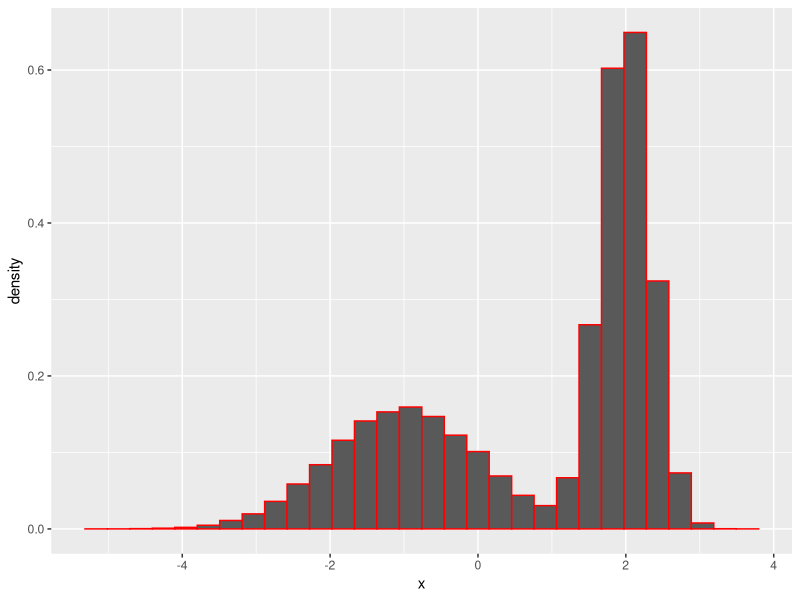
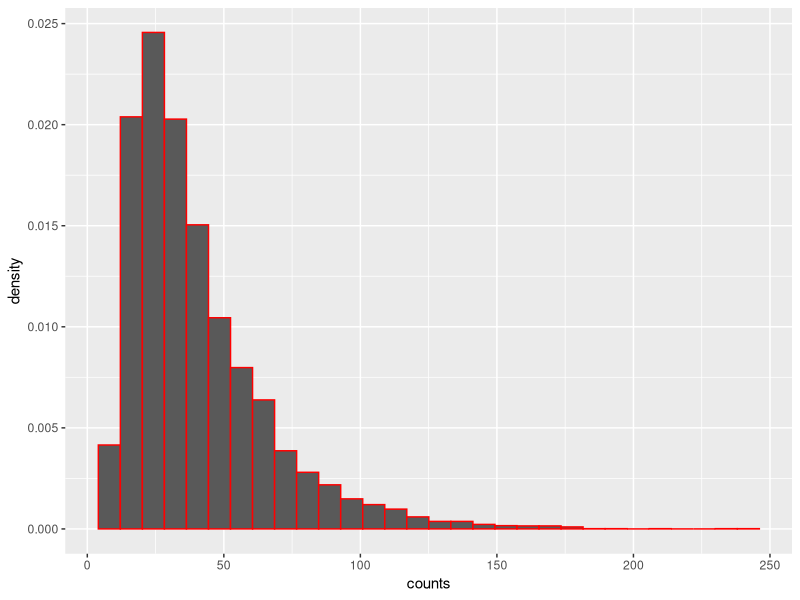
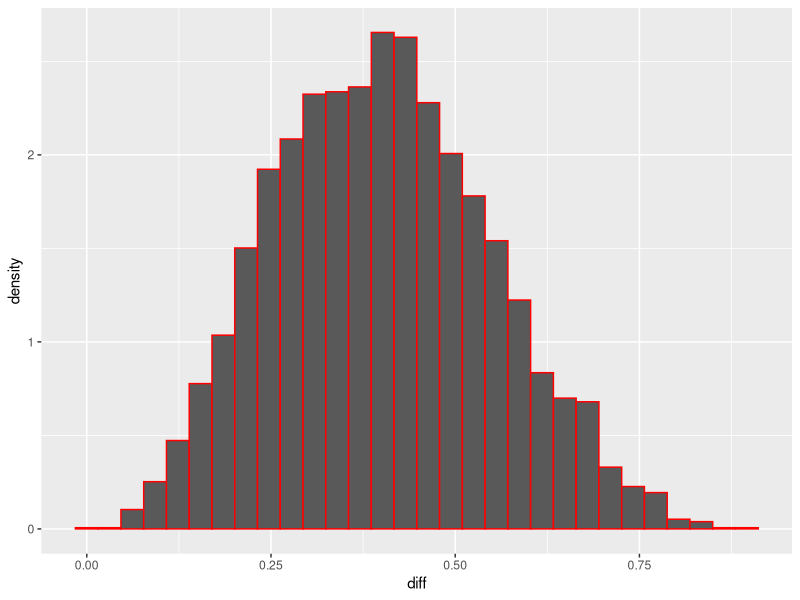
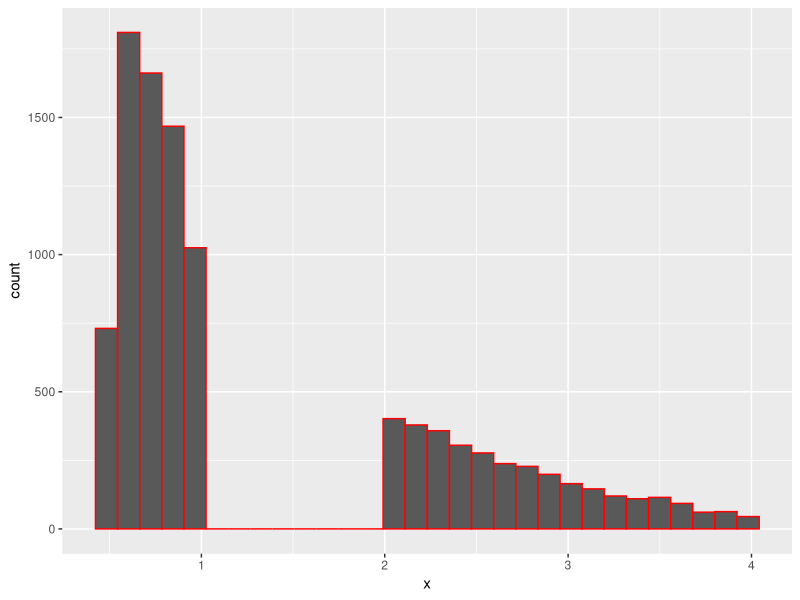

The R source for these figures, in order:
## ---- chunk 1
library(knitr)
hook_output = knit_hooks$get('output')
knit_hooks$set(output = function(x, options) {
  knitr::opts_chunk$set(linewidth = 80)
  # this hook is used only when the linewidth option is not NULL
  if (!is.null(n <- options$linewidth)) {
    x = knitr:::split_lines(x)
    # any lines wider than n should be wrapped
    if (any(nchar(x) > n)) x = strwrap(x, width = n)
    x = paste(x, collapse = '\n')
  }
  hook_output(x, options)
})
## ---- chunk 2
suppressWarnings(library(tidyverse))
## ---- chunk 3
set.seed(2002)
s <- sample(c(1, 2), 100000, replace = TRUE, prob = c(.4, .6))
sample1 <- rnorm(sum(s==1), -1, 1)
sample2 <- rnorm(sum(s==2), 2, 1/3)
x <- c(sample1, sample2)
df <- data.frame(x)
ggplot(data=df,mapping=aes(x = x, y = ..density..)) + geom_histogram(color="red", bins=30)

## ---- chunk 4
set.seed(101)
N = 100000
g = rnorm(N, 0, sqrt(2))
h = dnorm(g,mean=0,sd=sqrt(2))
f = .4 * dnorm(g, -1, 1) + .6 * dnorm(g, 2, 1/3)

mean(g*f/h)
## ---- chunk 5
set.seed(1001)
play.chutes.and.ladders <- function() {
  gameover = FALSE
  ladder.bottom <- c(1, 4, 9, 21, 28, 36, 51, 71, 80)
  ladder.top <- c(38, 14, 31, 42, 84, 44, 67, 91, 100)
  chute.top <- c(98, 95, 93, 87, 64, 62, 56, 49, 47, 16)
  chute.bottom <- c(78, 75, 73, 24, 60, 19, 53, 11, 26, 6)
  pos <- 0
  count <- 1
  
  while (!gameover) {
    if (pos == 100) {
      gameover = TRUE
      break
    }
    spin <- sample(1:6, 1)
    pos = pos + spin
    if (pos > 100) {
      pos = pos - spin
    }
    
    w <- which(ladder.bottom == pos)
    if (length(w) > 0) {
      pos = ladder.top[w]
    } else {
      w <- which(chute.top == pos)
      if (length(w) > 0) {
        pos = chute.bottom[w]
      }
    }
    count = count + 1
  }
  return (count)
}

get.cl.counts <- function(n) {
  counts <- vector("numeric", n)
  for (ii in 1:n) {
    counts[ii] <- play.chutes.and.ladders()
  }
  return (data.frame(counts = counts))
}

v <- get.cl.counts(10000)
ggplot(data=v,mapping=aes(x = counts, y = ..density..)) + geom_histogram(color="red", bins = 30)
cat(mean(v$counts))
cat(min(v$counts))
## ---- chunk 6
for (d in 3:10) {
  k = 100000
  u <- runif(k*d, -1, 1)
  m <- matrix(u, ncol = d)
  x <- apply(m, 1, FUN = function(x) {
                                      distance <- sqrt(sum(x^2))
                                      })
  cat("dimensionality =", d, ":", sum(x<1)/k)
  cat("\n")
}
## ---- chunk 7
set.seed(101)
n.obs = 5000
n.data = 9
data.1 <- data.frame(matrix(runif(n.obs * n.data), ncol = 9))
data.2 <- data.frame(diff = apply(data.1, 1, function(x) {return (max(x) - median(x)) }))
ggplot(data=data.2,mapping=aes(x = diff, y = ..density..)) + geom_histogram(color="red", bins=30)
cat(mean(data.2$diff))
cat(sd(data.2$diff)/sqrt(5000))
## ---- chunk 8
set.seed(707)
n <- 10000
p.lo <- exp(-0.5) - exp(-1)
p.hi <- exp(-2) - exp(-4)
u <- runif(n,0, p.lo + p.hi)

w <- which(u <= p.lo)

x.1 <- (1-exp(-0.5)) + u[w]
x.2 <- (1-exp(-2)) + u[-w] - p.lo 
df <- data.frame(x = qexp(c(x.1, x.2)))
ggplot(data=df,mapping=aes(x = x)) + geom_histogram(color="red", mappying=aes(y = ..density..))
